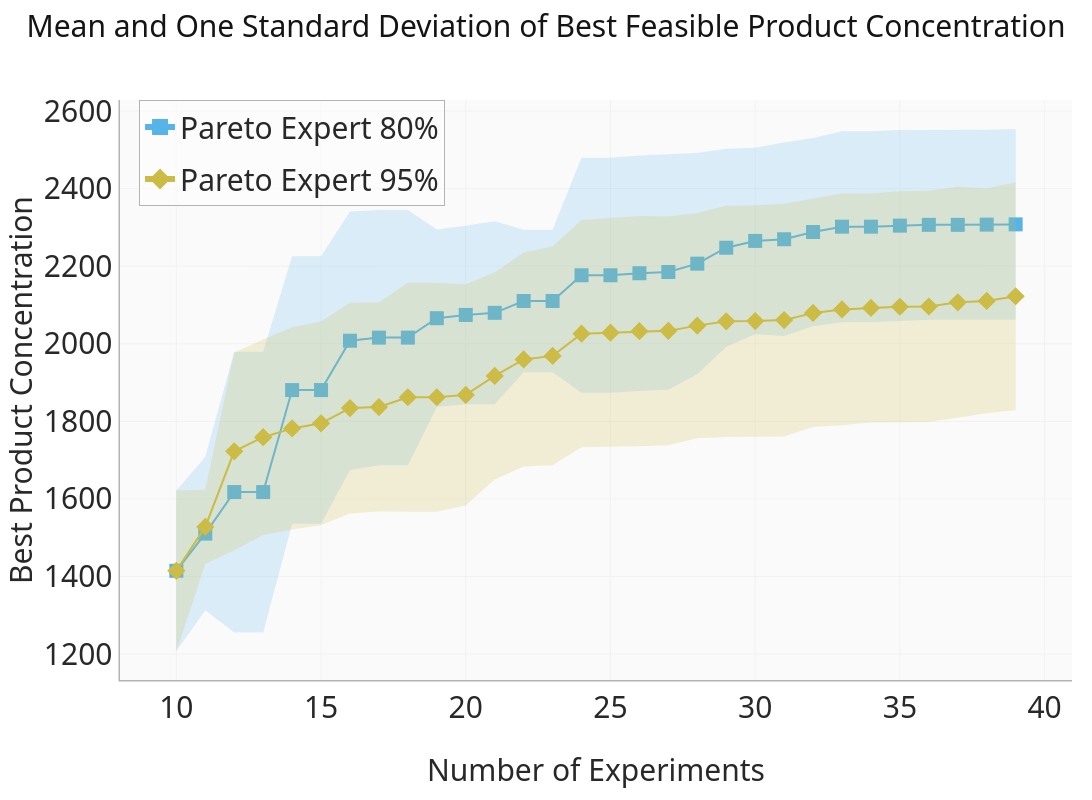

Notebook code for this chart:
### Code cell
fig = plot_mean_std(
    constrained_summary,
    "Best Product Concentration",
    "Mean and One Standard Deviation of Best Feasible Product Concentration",
    "Best Product Concentration",
    "best_objective_pareto_expert_constrained",
)

### Figure 1 — Plotly figure (JSON) as saved in the notebook; plotly's stock layout.template omitted (floating-point values rounded to 4 significant figures)
{"data": [{"hoverinfo": "skip", "legendgroup": "pareto_expert_80", "line": {"width": 0}, "showlegend": false, "type": "scatter", "x": [10, 11, 12, 13, 14, 15, 16, 17, 18, 19, 20, 21, 22, 23, 24, 25, 26, 27, 28, 29, 30, 31, 32, 33, 34, 35, 36, 37, 38, 39], "y": [1622.0, 1708.0, 1980.0, 1980.0, 2225.0, 2225.0, 2341.0, 2345.0, 2345.0, 2295.0, 2304.0, 2316.0, 2294.0, 2294.0, 2479.0, 2479.0, 2485.0, 2489.0, 2492.0, 2503.0, 2506.0, 2519.0, 2531.0, 2548.0, 2548.0, 2551.0, 2551.0, 2551.0, 2552.0, 2554.0]}, {"fill": "tonexty", "fillcolor": "rgba(86,180,233,0.2)", "hoverinfo": "skip", "legendgroup": "pareto_expert_80", "line": {"width": 0}, "showlegend": false, "type": "scatter", "x": [10, 11, 12, 13, 14, 15, 16, 17, 18, 19, 20, 21, 22, 23, 24, 25, 26, 27, 28, 29, 30, 31, 32, 33, 34, 35, 36, 37, 38, 39], "y": [1208.0, 1313.0, 1256.0, 1256.0, 1536.0, 1536.0, 1675.0, 1687.0, 1687.0, 1837.0, 1844.0, 1844.0, 1926.0, 1926.0, 1874.0, 1874.0, 1878.0, 1881.0, 1921.0, 1992.0, 2025.0, 2020.0, 2045.0, 2056.0, 2056.0, 2058.0, 2062.0, 2062.0, 2062.0, 2062.0]}, {"legendgroup": "pareto_expert_80", "line": {"color": "#56B4E9", "width": 2}, "marker": {"color": "#56B4E9", "size": 14, "symbol": "square"}, "mode": "lines+markers", "name": "Pareto Expert 80%", "showlegend": false, "type": "scatter", "x": [10, 11, 12, 13, 14, 15, 16, 17, 18, 19, 20, 21, 22, 23, 24, 25, 26, 27, 28, 29, 30, 31, 32, 33, 34, 35, 36, 37, 38, 39], "y": [1415.0, 1511.0, 1618.0, 1618.0, 1881.0, 1881.0, 2008.0, 2016.0, 2016.0, 2066.0, 2074.0, 2080.0, 2110.0, 2110.0, 2177.0, 2177.0, 2182.0, 2185.0, 2207.0, 2248.0, 2265.0, 2269.0, 2288.0, 2302.0, 2302.0, 2305.0, 2306.0, 2306.0, 2307.0, 2308.0]}, {"legendgroup": "pareto_expert_80", "line": {"color": "#56B4E9", "width": 6}, "marker": {"color": "#56B4E9", "size": 20, "symbol": "square"}, "mode": "lines+markers", "name": "Pareto Expert 80%", "type": "scatter", "x": [null], "y": [null]}, {"hoverinfo": "skip", "legendgroup": "pareto_expert_95", "line": {"width": 0}, "showlegend": false, "type": "scatter", "x": [10, 11, 12, 13, 14, 15, 16, 17, 18, 19, 20, 21, 22, 23, 24, 25, 26, 27, 28, 29, 30, 31, 32, 33, 34, 35, 36, 37, 38, 39], "y": [1622.0, 1623.0, 1978.0, 2011.0, 2042.0, 2058.0, 2106.0, 2106.0, 2157.0, 2157.0, 2153.0, 2184.0, 2236.0, 2251.0, 2319.0, 2323.0, 2329.0, 2328.0, 2337.0, 2356.0, 2357.0, 2361.0, 2374.0, 2387.0, 2387.0, 2393.0, 2394.0, 2404.0, 2400.0, 2416.0]}, {"fill": "tonexty", "fillcolor": "rgba(204,187,68,0.2)", "hoverinfo": "skip", "legendgroup": "pareto_expert_95", "line": {"width": 0}, "showlegend": false, "type": "scatter", "x": [10, 11, 12, 13, 14, 15, 16, 17, 18, 19, 20, 21, 22, 23, 24, 25, 26, 27, 28, 29, 30, 31, 32, 33, 34, 35, 36, 37, 38, 39], "y": [1208.0, 1432.0, 1468.0, 1507.0, 1521.0, 1532.0, 1562.0, 1567.0, 1567.0, 1567.0, 1583.0, 1650.0, 1684.0, 1687.0, 1733.0, 1734.0, 1736.0, 1738.0, 1756.0, 1760.0, 1760.0, 1761.0, 1785.0, 1790.0, 1797.0, 1798.0, 1798.0, 1809.0, 1821.0, 1829.0]}, {"legendgroup": "pareto_expert_95", "line": {"color": "#CCBB44", "width": 2}, "marker": {"color": "#CCBB44", "size": 14, "symbol": "diamond"}, "mode": "lines+markers", "name": "Pareto Expert 95%", "showlegend": false, "type": "scatter", "x": [10, 11, 12, 13, 14, 15, 16, 17, 18, 19, 20, 21, 22, 23, 24, 25, 26, 27, 28, 29, 30, 31, 32, 33, 34, 35, 36, 37, 38, 39], "y": [1415.0, 1528.0, 1723.0, 1759.0, 1782.0, 1795.0, 1834.0, 1837.0, 1862.0, 1862.0, 1868.0, 1917.0, 1960.0, 1969.0, 2026.0, 2029.0, 2032.0, 2033.0, 2047.0, 2058.0, 2058.0, 2061.0, 2080.0, 2089.0, 2092.0, 2095.0, 2096.0, 2107.0, 2110.0, 2122.0]}, {"legendgroup": "pareto_expert_95", "line": {"color": "#CCBB44", "width": 6}, "marker": {"color": "#CCBB44", "size": 20, "symbol": "diamond"}, "mode": "lines+markers", "name": "Pareto Expert 95%", "type": "scatter", "x": [null], "y": [null]}], "layout": {"height": 800, "legend": {"bgcolor": "rgba(255,255,255,0.5)", "font": {"size": 30}, "groupclick": "togglegroup", "x": 0.02, "y": 1}, "margin": {"b": 120, "l": 120, "r": 20, "t": 100}, "title": {"font": {"size": 30}, "text": "Mean and One Standard Deviation of Best Feasible Product Concentration"}, "width": 1200, "xaxis": {"tickfont": {"size": 30}, "title": {"font": {"size": 30}, "text": "Number of Experiments"}}, "yaxis": {"tickfont": {"size": 30}, "title": {"font": {"size": 30}, "standoff": 20, "text": "Best Product Concentration"}}}}
